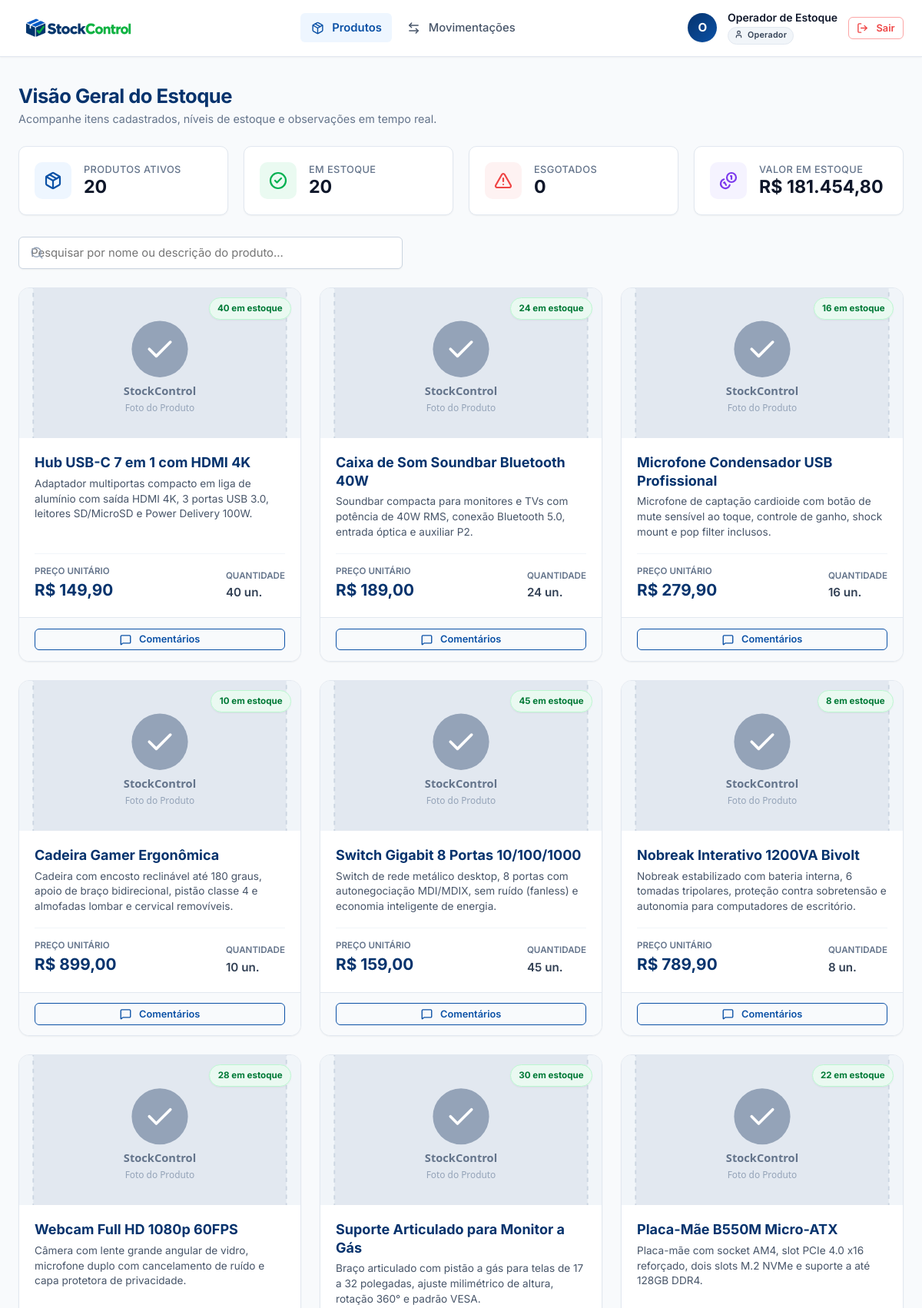
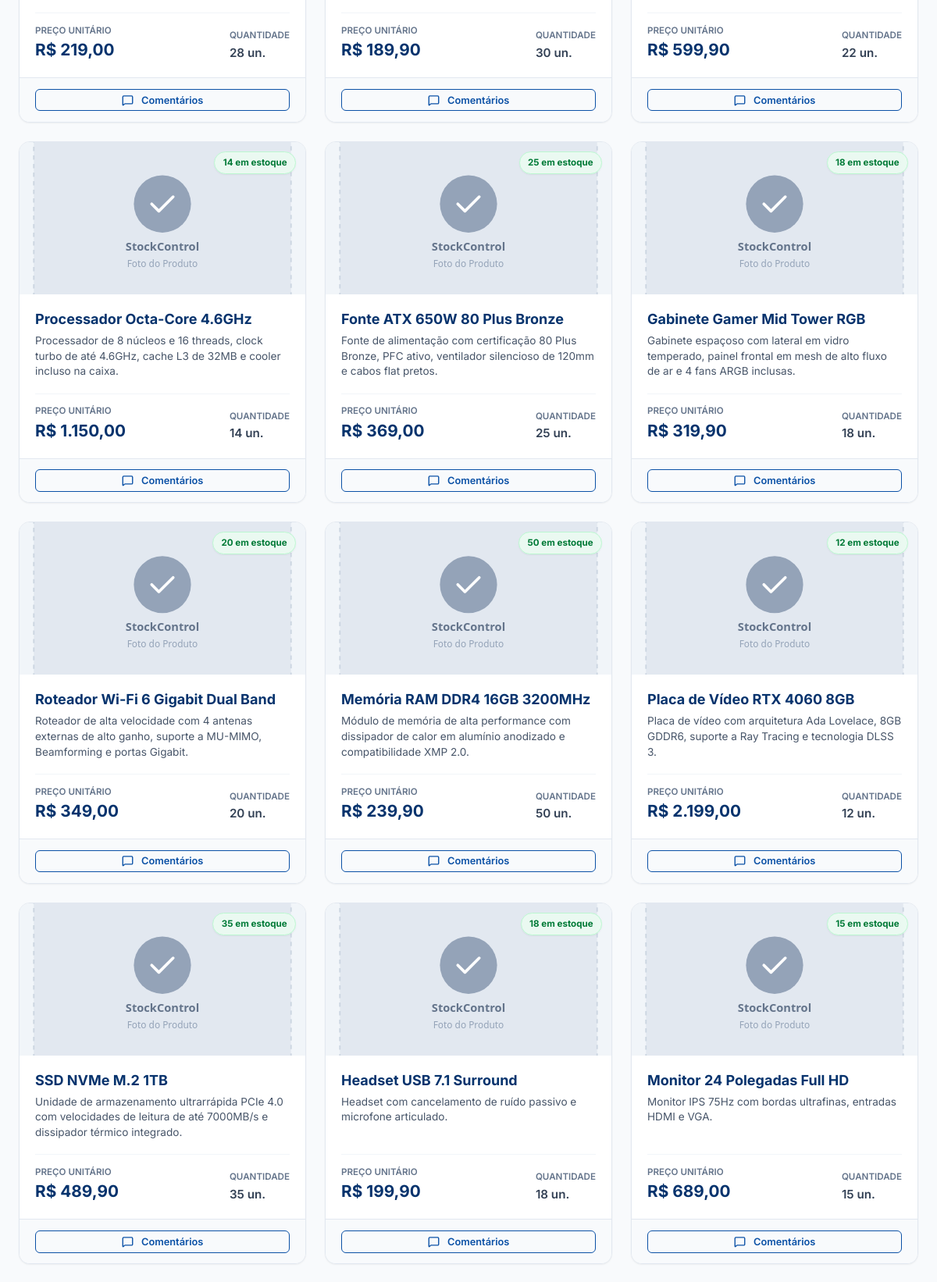
Page /produtos.php (signed in, upper part) on the committed database (2 pictures, top to bottom).
### tables this page shows
CREATE TABLE produtos (
    id INT AUTO_INCREMENT PRIMARY KEY,
    nome VARCHAR(150) NOT NULL,
    descricao TEXT NOT NULL,
    quantidade INT NOT NULL DEFAULT 0,
    preco DECIMAL(10, 2) NOT NULL DEFAULT 0.00,
    status ENUM('ativo', 'inativo') NOT NULL DEFAULT 'ativo',
    imagem VARCHAR(255) NOT NULL,
    data_inclusao TIMESTAMP DEFAULT CURRENT_TIMESTAMP
);

### produtos.php (the view, shortened to what this page needs)
<?php
require_once __DIR__ . '/includes/header.php';
$pdo = getConnection();
try {
    $stmt = $pdo->query("
        SELECT id, nome, descricao, quantidade, preco, status, imagem, data_inclusao
        FROM produtos
        WHERE status = 'ativo'
        ORDER BY id DESC
    ");
    $produtos = $stmt->fetchAll();
    $totalProdutos = count($produtos);
    $itensEmEstoque = count(array_filter($produtos, fn($p) => (int)$p['quantidade'] > 0));
    $itensEsgotados = count(array_filter($produtos, fn($p) => (int)$p['quantidade'] === 0));
    $valorTotalEstoque = array_reduce($produtos, fn($acc, $p) => $acc + ((int)$p['quantidade'] * (float)$p['preco']), 0);
} catch (Exception $e) {
    $produtos = [];
    $totalProdutos = $itensEmEstoque = $itensEsgotados = $valorTotalEstoque = 0;
    $erroListagem = "Erro ao carregar produtos: " . $e->getMessage();
}
?>
<div class="page-heading">
    <div>
        <h2>Visão Geral do Estoque</h2>
        <p class="text-muted">Acompanhe itens cadastrados, níveis de estoque e observações em tempo real.</p>
    </div>
</div>
<div class="kpi-grid">
    <div class="kpi-card">
        <div class="kpi-icon kpi-blue">
            <i data-lucide="package"></i>
        </div>
        <div class="kpi-content">
            <span class="kpi-label">Produtos Ativos</span>
            <strong class="kpi-value"><?= $totalProdutos ?></strong>
        </div>
    </div>
    <div class="kpi-card">
        <div class="kpi-icon kpi-green">
            <i data-lucide="check-circle-2"></i>
        </div>
        <div class="kpi-content">
            <span class="kpi-label">Em Estoque</span>
            <strong class="kpi-value"><?= $itensEmEstoque ?></strong>
        </div>
    </div>
    <div class="kpi-card">
        <div class="kpi-icon kpi-red">
            <i data-lucide="alert-triangle"></i>
        </div>
        <div class="kpi-content">
            <span class="kpi-label">Esgotados</span>
            <strong class="kpi-value"><?= $itensEsgotados ?></strong>
        </div>
    </div>
    <div class="kpi-card">
        <div class="kpi-icon kpi-purple">
            <i data-lucide="coins"></i>
        </div>
        <div class="kpi-content">
            <span class="kpi-label">Valor em Estoque</span>
            <strong class="kpi-value">R$ <?= number_format($valorTotalEstoque, 2, ',', '.') ?></strong>
        </div>
    </div>
</div>
<div class="toolbar-search">
    <div class="search-input-wrapper">
        <input
            type="text"
            id="filtro-busca"
            placeholder="Pesquisar por nome ou descrição do produto..."
            oninput="filtrarProdutosNaTela(this.value)"
        >
    </div>
</div>
<?php if (empty($produtos)): ?>
    <div class="empty-state">
        <div class="empty-icon"><i data-lucide="inbox"></i></div>
        <h3>Nenhum produto ativo encontrado</h3>
        <p>Não há produtos ativos cadastrados no momento.</p>
        <?php if (isAdmin()): ?>
            <a href="produto_novo.php" class="btn btn-success">
                <i data-lucide="plus" class="icon-btn"></i> Cadastrar Primeiro Produto
            </a>
        <?php endif; ?>
    </div>
<?php else: ?>
    <div class="products-grid">
        <?php foreach ($produtos as $p): ?>
            <div class="product-card" id="produto-card-<?= (int)$p['id'] ?>">
                <div class="product-image-wrapper">
                    <?php
                        $imgSrc = !empty($p['imagem']) ? htmlspecialchars($p['imagem']) : 'assets/img/placeholder.svg';
                    ?>
                    <img
                        src="<?= $imgSrc ?>"
                        alt="<?= htmlspecialchars($p['nome']) ?>"
                        class="product-image"
                        onerror="this.onerror=null; this.src='assets/img/placeholder.svg';"
                    >
                    <span class="stock-badge <?= $p['quantidade'] > 0 ? 'in-stock' : 'out-of-stock' ?>">
                        <?= $p['quantidade'] > 0 ? $p['quantidade'] . ' em estoque' : 'Esgotado' ?>
                    </span>
                </div>
                <div class="product-body">
                    <h3 class="product-title"><?= htmlspecialchars($p['nome']) ?></h3>
                    <p class="product-description"><?= htmlspecialchars($p['descricao']) ?></p>
                    <div class="product-meta">
                        <div class="product-price">
                            <small>Preço unitário</small>
                            <strong>R$ <?= number_format($p['preco'], 2, ',', '.') ?></strong>
                        </div>
                        <div class="product-qty-info">
                            <small>Quantidade</small>
                            <span><?= (int)$p['quantidade'] ?> un.</span>
                        </div>
                    </div>
                </div>
                <div class="product-actions">
                    <a href="comentarios.php?produto_id=<?= (int)$p['id'] ?>"
                       class="btn btn-outline-primary btn-sm btn-comentarios"
                       data-produto-id="<?= (int)$p['id'] ?>"
                       data-produto-nome="<?= htmlspecialchars($p['nome']) ?>">
                        <i data-lucide="message-square" class="icon-btn"></i> Comentários
                    </a>
                </div>
            </div>
        <?php endforeach; ?>
    </div>
<?php endif; ?>
<?php require_once __DIR__ . '/includes/footer.php'; ?>

### rows in the picture
produtos: imagem (placeholder picture), quantidade "40", nome "Hub USB-C 7 em 1 com HDMI 4K", descricao "Adaptador multiportas compacto em liga de alumínio com saída HDMI 4K, 3 portas USB 3.0, leitores SD/MicroSD e Power Delivery 100W.", preco "149,90"
produtos: imagem (placeholder picture), quantidade "24", nome "Caixa de Som Soundbar Bluetooth 40W", descricao "Soundbar compacta para monitores e TVs com potência de 40W RMS, conexão Bluetooth 5.0, entrada óptica e auxiliar P2.", preco "189,00"
produtos: imagem (placeholder picture), quantidade "16", nome "Microfone Condensador USB Profissional", descricao "Microfone de captação cardioide com botão de mute sensível ao toque, controle de ganho, shock mount e pop filter inclusos.", preco "279,90"
produtos: imagem (placeholder picture), quantidade "10", nome "Cadeira Gamer Ergonômica", descricao "Cadeira com encosto reclinável até 180 graus, apoio de braço bidirecional, pistão classe 4 e almofadas lombar e cervical removíveis.", preco "899,00"
produtos: imagem (placeholder picture), quantidade "45", nome "Switch Gigabit 8 Portas 10/100/1000", descricao "Switch de rede metálico desktop, 8 portas com autonegociação MDI/MDIX, sem ruído (fanless) e economia inteligente de energia.", preco "159,00"
produtos: imagem (placeholder picture), quantidade "8", nome "Nobreak Interativo 1200VA Bivolt", descricao "Nobreak estabilizado com bateria interna, 6 tomadas tripolares, proteção contra sobretensão e autonomia para computadores de escritório.", preco "789,90"
produtos: imagem (placeholder picture), quantidade "28", nome "Webcam Full HD 1080p 60FPS", descricao "Câmera com lente grande angular de vidro, microfone duplo com cancelamento de ruído e capa protetora de privacidade.", preco "219,00"
produtos: imagem (placeholder picture), quantidade "30", nome "Suporte Articulado para Monitor a Gás", descricao "Braço articulado com pistão a gás para telas de 17 a 32 polegadas, ajuste milimétrico de altura, rotação 360° e padrão VESA.", preco "189,90"
produtos: imagem (placeholder picture), quantidade "22", nome "Placa-Mãe B550M Micro-ATX", descricao "Placa-mãe com socket AM4, slot PCIe 4.0 x16 reforçado, dois slots M.2 NVMe e suporte a até 128GB DDR4.", preco "599,90"
produtos: imagem (placeholder picture), quantidade "14", nome "Processador Octa-Core 4.6GHz", descricao "Processador de 8 núcleos e 16 threads, clock turbo de até 4.6GHz, cache L3 de 32MB e cooler incluso na caixa.", preco "1.150,00"
produtos: imagem (placeholder picture), quantidade "25", nome "Fonte ATX 650W 80 Plus Bronze", descricao "Fonte de alimentação com certificação 80 Plus Bronze, PFC ativo, ventilador silencioso de 120mm e cabos flat pretos.", preco "369,00"
produtos: imagem (placeholder picture), quantidade "18", nome "Gabinete Gamer Mid Tower RGB", descricao "Gabinete espaçoso com lateral em vidro temperado, painel frontal em mesh de alto fluxo de ar e 4 fans ARGB inclusas.", preco "319,90"
produtos: imagem (placeholder picture), quantidade "20", nome "Roteador Wi-Fi 6 Gigabit Dual Band", descricao "Roteador de alta velocidade com 4 antenas externas de alto ganho, suporte a MU-MIMO, Beamforming e portas Gigabit.", preco "349,00"
produtos: imagem (placeholder picture), quantidade "50", nome "Memória RAM DDR4 16GB 3200MHz", descricao "Módulo de memória de alta performance com dissipador de calor em alumínio anodizado e compatibilidade XMP 2.0.", preco "239,90"
produtos: imagem (placeholder picture), quantidade "12", nome "Placa de Vídeo RTX 4060 8GB", descricao "Placa de vídeo com arquitetura Ada Lovelace, 8GB GDDR6, suporte a Ray Tracing e tecnologia DLSS 3.", preco "2.199,00"
produtos: imagem (placeholder picture), quantidade "35", nome "SSD NVMe M.2 1TB", descricao "Unidade de armazenamento ultrarrápida PCIe 4.0 com velocidades de leitura de até 7000MB/s e dissipador térmico integrado.", preco "489,90"
produtos: quantidade "18", nome "Headset USB 7.1 Surround", descricao "Headset com cancelamento de ruído passivo e microfone articulado.", preco "199,90"
produtos: quantidade "15", nome "Monitor 24 Polegadas Full HD", descricao "Monitor IPS 75Hz com bordas ultrafinas, entradas HDMI e VGA.", preco "689,00"

### other values in the picture
mb_strtoupper(mb_substr($usuarioLogado['nome'], 0, 1)) "O"
$usuarioLogado['nome'] "Operador de Estoque"
$totalProdutos "20"
$itensEmEstoque "20"
$itensEsgotados "0"
$valorTotalEstoque "181.454,80"
